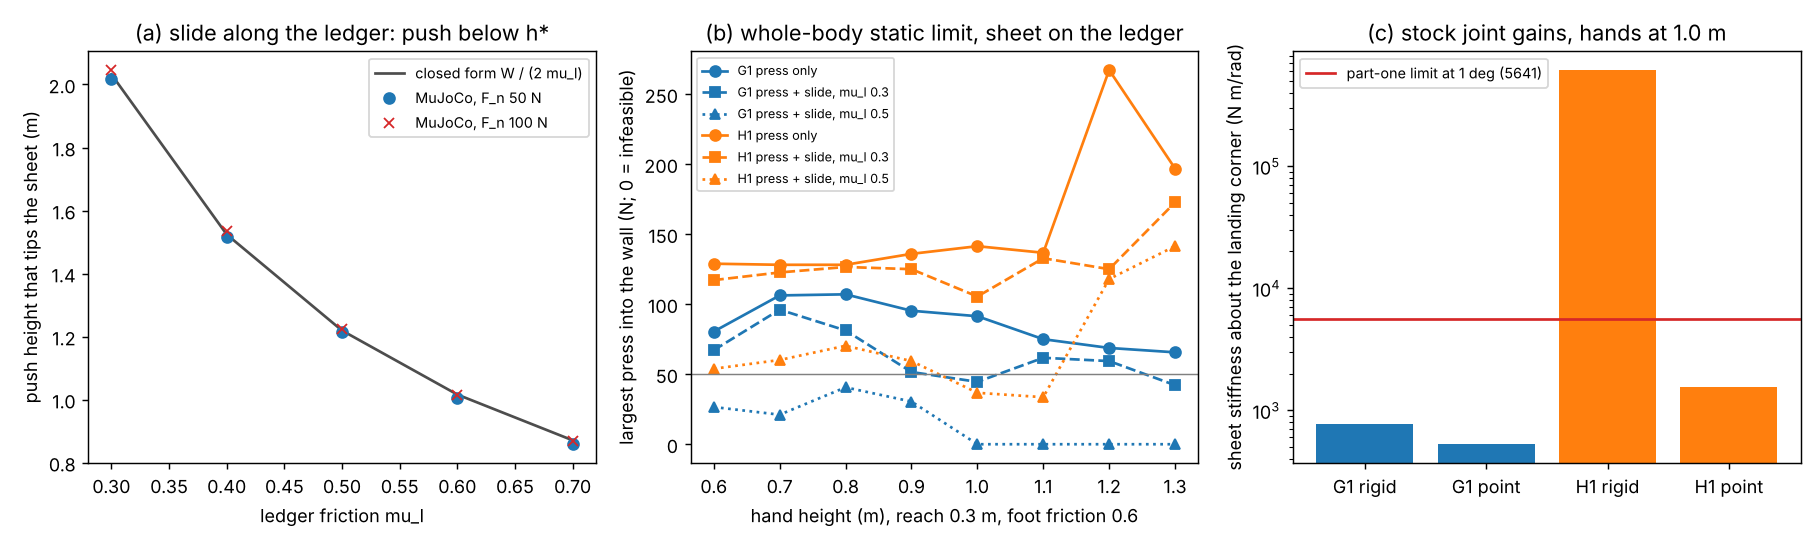

This figure's Python source:
"""Figure for milestone 3, second part, from results.json: python experiments/m3b_humanoid/figure.py"""
import json
import os

import matplotlib
matplotlib.use("Agg")
import matplotlib.pyplot as plt  # noqa: E402

HERE = os.path.dirname(os.path.abspath(__file__))
R = json.load(open(os.path.join(HERE, "results.json")))
fig, ax = plt.subplots(1, 3, figsize=(14, 4.2))

a = [r for r in R["A"] if r["h_press"] is None and r["f_n"] == 50.0]
mus = [r["mu_l"] for r in a]
ax[0].plot(mus, [r["h_closed"] for r in a], "-", color="0.3", label="closed form W / (2 mu_l)")
ax[0].plot(mus, [r["h_sim"] for r in a], "o", color="C0", label="MuJoCo, F_n 50 N")
b = [r for r in R["A"] if r["h_press"] is None and r["f_n"] == 100.0]
ax[0].plot([r["mu_l"] for r in b], [r["h_sim"] for r in b], "x", color="C3", label="MuJoCo, F_n 100 N")
ax[0].set_xlabel("ledger friction mu_l")
ax[0].set_ylabel("push height that tips the sheet (m)")
ax[0].set_title("(a) slide along the ledger: push below h*")
ax[0].legend(fontsize=8)

for n, c in (("g1", "C0"), ("h1", "C1")):
    rows = [r for r in R["B"] if r["robot"] == n and r["mu_foot"] == 0.6 and r["x"] == 0.3]
    z = [r["z"] for r in rows]
    ax[1].plot(z, [r["press"] for r in rows], "-o", color=c, label=f"{n.upper()} press only")
    ax[1].plot(z, [r["slide03"] or 0 for r in rows], "--s", color=c, label=f"{n.upper()} press + slide, mu_l 0.3")
    ax[1].plot(z, [r["slide05"] or 0 for r in rows], ":^", color=c, label=f"{n.upper()} press + slide, mu_l 0.5")
ax[1].axhline(50, color="0.5", lw=0.8)
ax[1].set_xlabel("hand height (m), reach 0.3 m, foot friction 0.6")
ax[1].set_ylabel("largest press into the wall (N; 0 = infeasible)")
ax[1].set_title("(b) whole-body static limit, sheet on the ledger")
ax[1].legend(fontsize=7)

c = [r for r in R["C"] if r["variant"] == "stock" and r["z"] == 1.0]
labels = [f"{r['robot'].upper()} {r['grip']}" for r in c]
ax[2].bar(labels, [r["K_corner"] for r in c], color=["C0", "C0", "C1", "C1"])
lim = c[0]["K_corner"] * c[0]["kp_scale_star"]
ax[2].axhline(lim, color="C3", label=f"part-one limit at 1 deg ({lim:.0f})")
ax[2].set_yscale("log")
ax[2].set_ylabel("sheet stiffness about the landing corner (N m/rad)")
ax[2].set_title("(c) stock joint gains, hands at 1.0 m")
ax[2].legend(fontsize=8)
fig.tight_layout()
fig.savefig(os.path.join(HERE, "figure.png"), dpi=130)
print("wrote figure.png")
